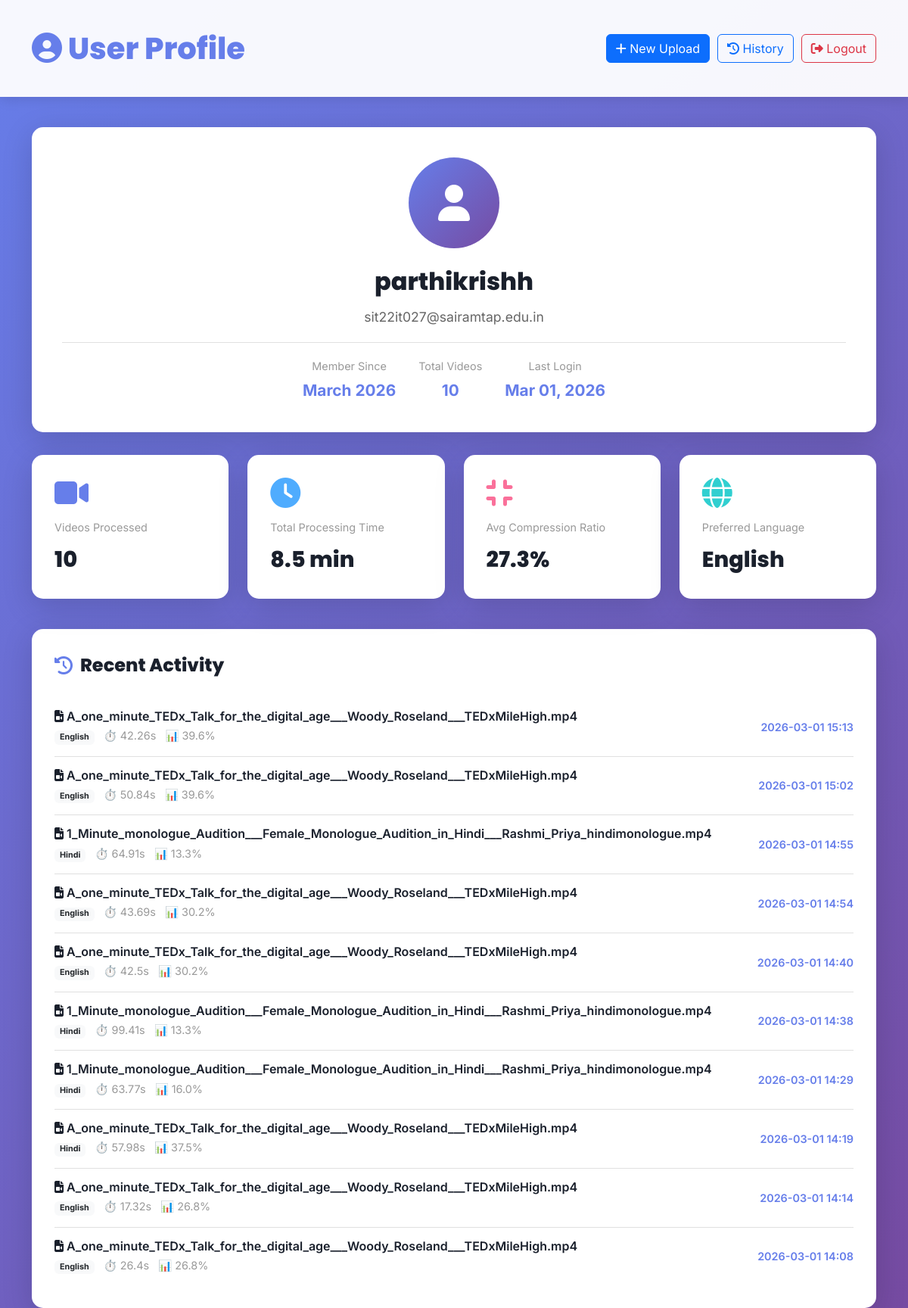
Screenshot of /profile (signed in) with the database file from the repository.
### models.py (models this page shows, shortened)
class User(UserMixin, db.Model):
    __tablename__ = 'users'
    id = db.Column(db.Integer, primary_key=True)
    username = db.Column(db.String(80), unique=True, nullable=False, index=True)
    email = db.Column(db.String(120), unique=True, nullable=False, index=True)
    password_hash = db.Column(db.String(255), nullable=False)
    created_at = db.Column(db.DateTime, default=datetime.utcnow)
    last_login = db.Column(db.DateTime)
    is_active = db.Column(db.Boolean, default=True)
    processing_history = db.relationship('ProcessingHistory', backref='user', lazy='dynamic', cascade='all, delete-orphan')
    def get_stats(self):
        history = self.processing_history.all()
        return {
            'total_videos': len(history),
            'total_processing_time': sum(h.processing_time or 0 for h in history),
            'avg_compression_ratio': sum(h.compression_ratio or 0 for h in history) / len(history) if history else 0,
            'preferred_language': self._get_preferred_language()
        }
    def _get_preferred_language(self):
        history = self.processing_history.all()
        if not history:
            return 'English'
        languages = [h.language for h in history if h.language]
        return max(set(languages), key=languages.count) if languages else 'English'

class ProcessingHistory(db.Model):
    __tablename__ = 'processing_history'
    id = db.Column(db.Integer, primary_key=True)
    user_id = db.Column(db.Integer, db.ForeignKey('users.id'), nullable=False, index=True)
    video_filename = db.Column(db.String(255), nullable=False)
    original_video_size = db.Column(db.Float)  # in MB
    language_detected = db.Column(db.String(50), default='English')
    language = db.Column(db.String(50), default='English')  # User selected language
    audio_path = db.Column(db.String(500))
    transcript_path = db.Column(db.String(500))
    summary_path = db.Column(db.String(500))
    summary_audio_path = db.Column(db.String(500))
    transcript_length = db.Column(db.Integer)  # number of words
    summary_length = db.Column(db.Integer)  # number of words
    compression_ratio = db.Column(db.Float)  # summary_length / transcript_length
    processing_time = db.Column(db.Float)  # in seconds
    extraction_time = db.Column(db.Float)
    transcription_time = db.Column(db.Float)
    summarization_time = db.Column(db.Float)
    tts_time = db.Column(db.Float)
    status = db.Column(db.String(50), default='completed')  # completed, failed, pending
    error_message = db.Column(db.Text)
    created_at = db.Column(db.DateTime, default=datetime.utcnow, index=True)
    updated_at = db.Column(db.DateTime, default=datetime.utcnow, onupdate=datetime.utcnow)

### auth.py (the view)
@auth_bp.route('/profile', methods=['GET'])
@login_required
def profile():
    stats = current_user.get_stats()
    history = current_user.processing_history.order_by(
        ProcessingHistory.created_at.desc()
    ).limit(10).all()
    return render_template('profile.html', stats=stats, history=history)

### app.py (called while the page is built)
@login_manager.user_loader
def load_user(user_id):
    return User.query.get(int(user_id))

### templates/profile.html (shortened to what this page needs)
<!DOCTYPE html>
<html lang="en">
<head>
    <link href="https://cdn.jsdelivr.net/npm/bootstrap@5.3.3/dist/css/bootstrap.min.css" rel="stylesheet">
    <link rel="stylesheet" href="https://cdnjs.cloudflare.com/ajax/libs/font-awesome/6.4.0/css/all.min.css">
</head>
<body>
    <div class="header">
        <div class="container">
            <div class="header-content">
                <div class="header-title">
                    <h1><i class="fas fa-user-circle"></i> User Profile</h1>
                </div>
                <div class="nav-buttons">
                    <a href="{{ url_for('home') }}" class="btn btn-primary">
                        <i class="fas fa-plus"></i> New Upload
                    </a>
                    <a href="{{ url_for('history') }}" class="btn btn-outline-primary">
                        <i class="fas fa-history"></i> History
                    </a>
                    <a href="{{ url_for('auth.logout') }}" class="btn btn-outline-danger">
                        <i class="fas fa-sign-out-alt"></i> Logout
                    </a>
                </div>
            </div>
        </div>
    </div>
    <div class="container">
        <div class="profile-card">
            <div class="profile-avatar">
                <i class="fas fa-user"></i>
            </div>
            <div class="profile-username">{{ current_user.username }}</div>
            <div class="profile-email">{{ current_user.email }}</div>
            <div class="profile-meta">
                <div class="meta-item">
                    <div class="meta-label">Member Since</div>
                    <div class="meta-value">{{ current_user.created_at.strftime('%B %Y') }}</div>
                </div>
                <div class="meta-item">
                    <div class="meta-label">Total Videos</div>
                    <div class="meta-value">{{ stats.total_videos }}</div>
                </div>
                <div class="meta-item">
                    <div class="meta-label">Last Login</div>
                    <div class="meta-value">
                        {% if current_user.last_login %}
                            {{ current_user.last_login.strftime('%b %d, %Y') }}
                        {% else %}
                            First Login
                        {% endif %}
                    </div>
                </div>
            </div>
        </div>
        <div class="stats-container">
            <div class="stat-card">
                <i class="fas fa-video stat-icon videos"></i>
                <div class="stat-label">Videos Processed</div>
                <div class="stat-value">{{ stats.total_videos }}</div>
            </div>
            <div class="stat-card">
                <i class="fas fa-clock stat-icon time"></i>
                <div class="stat-label">Total Processing Time</div>
                <div class="stat-value">{{ (stats.total_processing_time / 60)|round(1) }} min</div>
            </div>
            <div class="stat-card">
                <i class="fas fa-compress stat-icon compression"></i>
                <div class="stat-label">Avg Compression Ratio</div>
                <div class="stat-value">{{ (stats.avg_compression_ratio * 100)|round(1) }}%</div>
            </div>
            <div class="stat-card">
                <i class="fas fa-globe stat-icon language"></i>
                <div class="stat-label">Preferred Language</div>
                <div class="stat-value">{{ stats.preferred_language }}</div>
            </div>
        </div>
        <div class="recent-activity">
            <div class="activity-title">
                <i class="fas fa-history"></i> Recent Activity
            </div>
            {% if history %}
                {% for item in history %}
                    <div class="activity-item">
                        <div class="activity-info">
                            <h6>
                                <i class="fas fa-file-video"></i>
                                {{ item.video_filename }}
                            </h6>
                            <p>
                                <span class="badge bg-light text-dark">{{ item.language }}</span>
                                <span class="ms-2">⏱️ {{ item.processing_time|round(2) }}s</span>
                                <span class="ms-2">📊 {{ (item.compression_ratio * 100)|round(1) }}%</span>
                            </p>
                        </div>
                        <div class="activity-time">
                            {{ item.created_at.strftime('%Y-%m-%d %H:%M') }}
                        </div>
                    </div>
                {% endfor %}
            {% else %}
                <div class="empty-activity">
                    <i class="fas fa-inbox" style="font-size: 2rem; margin-bottom: 15px;"></i>
                    <p>No recent activity. Start uploading videos to see your stats!</p>
                </div>
            {% endif %}
        </div>
    </div>
</body>
</html>

### templates/profile.html (style rules this page uses)
body { background: linear-gradient(135deg, #667eea 0%, #764ba2 100%); font-family: 'Inter', sans-serif; min-height: 100vh; }
.header { background: rgba(255, 255, 255, 0.95); padding: 40px 0; margin-bottom: 40px; box-shadow: 0 4px 15px rgba(0, 0, 0, 0.1); }
.profile-card { background: white; border-radius: 15px; padding: 40px; box-shadow: 0 10px 40px rgba(0, 0, 0, 0.15); margin-bottom: 30px; text-align: center; }
.profile-avatar { width: 120px; height: 120px; background: linear-gradient(135deg, #667eea 0%, #764ba2 100%); border-radius: 50%; display: flex; align-items: center; justify-content: center; color: white; font-size: 3rem; margin: 0 auto 20px; }
.profile-username { font-family: 'Poppins', sans-serif; font-size: 2rem; font-weight: 800; color: #1a202c; margin-bottom: 10px; }
.profile-email { color: #666; font-size: 1.1rem; margin-bottom: 20px; }
.profile-meta { display: flex; justify-content: center; gap: 30px; padding-top: 20px; border-top: 1px solid #e0e0e0; margin-top: 20px; }
.meta-item { text-align: center; }
.meta-label { color: #999; font-size: 0.9rem; margin-bottom: 5px; }
.meta-value { font-size: 1.3rem; font-weight: 700; color: #667eea; }
.stats-container { display: grid; grid-template-columns: repeat(auto-fit, minmax(250px, 1fr)); gap: 25px; margin-bottom: 40px; }
.stat-card { background: white; border-radius: 15px; padding: 30px; box-shadow: 0 10px 40px rgba(0, 0, 0, 0.15); transition: transform 0.3s ease; }
.stat-icon { font-size: 2.5rem; margin-bottom: 15px; display: block; }
.stat-icon.videos { color: #667eea; }
.stat-icon.time { color: #4facfe; }
.stat-icon.compression { color: #fa709a; }
.stat-icon.language { color: #30cfd0; }
.stat-label { color: #999; font-size: 0.9rem; margin-bottom: 10px; }
.stat-value { font-family: 'Poppins', sans-serif; font-size: 1.8rem; font-weight: 800; color: #1a202c; }
.recent-activity { background: white; border-radius: 15px; padding: 30px; box-shadow: 0 10px 40px rgba(0, 0, 0, 0.15); }
.activity-title { font-family: 'Poppins', sans-serif; font-size: 1.5rem; font-weight: 800; color: #1a202c; margin-bottom: 25px; display: flex; align-items: center; }
.activity-title i { color: #667eea; margin-right: 10px; }
.activity-item { display: flex; justify-content: space-between; align-items: center; padding: 15px 0; border-bottom: 1px solid #e0e0e0; }
.activity-item:last-child { border-bottom: none; }
.activity-info h6 { color: #1a202c; font-weight: 600; margin-bottom: 5px; }
.activity-info p { color: #999; font-size: 0.9rem; margin-bottom: 0; }
.activity-time { color: #667eea; font-weight: 600; font-size: 0.9rem; }
.nav-buttons { display: flex; justify-content: flex-end; gap: 10px; }
.header-content { display: flex; justify-content: space-between; align-items: center; }
.header-title h1 { color: #667eea; font-family: 'Poppins', sans-serif; font-weight: 800; margin-bottom: 0; }

### rows the page displays
User: username "parthikrishh", email "sit22it027@sairamtap.edu.in", created_at "March 2026", last_login "Mar 01, 2026"
ProcessingHistory: preferred_language "English", video_filename "A_one_minute_TEDx_Talk_for_the_digital_age___Woody_Roseland___TEDxMileHigh.mp4", language "English", processing_time "26.4", (item.compression_ratio*100)|round(1) "26.8", created_at "2026-03-01 14:08"
ProcessingHistory: video_filename "A_one_minute_TEDx_Talk_for_the_digital_age___Woody_Roseland___TEDxMileHigh.mp4", language "English", processing_time "42.26", (item.compression_ratio*100)|round(1) "39.6", created_at "2026-03-01 15:13"
ProcessingHistory: video_filename "A_one_minute_TEDx_Talk_for_the_digital_age___Woody_Roseland___TEDxMileHigh.mp4", language "English", processing_time "50.84", (item.compression_ratio*100)|round(1) "39.6", created_at "2026-03-01 15:02"
ProcessingHistory: video_filename "1_Minute_monologue_Audition___Female_Monologue_Audition_in_Hindi___Rashmi_Priya_hindimonologue.mp4", language "Hindi", processing_time "64.91", (item.compression_ratio*100)|round(1) "13.3", created_at "2026-03-01 14:55"
ProcessingHistory: video_filename "A_one_minute_TEDx_Talk_for_the_digital_age___Woody_Roseland___TEDxMileHigh.mp4", language "English", processing_time "43.69", (item.compression_ratio*100)|round(1) "30.2", created_at "2026-03-01 14:54"
ProcessingHistory: video_filename "A_one_minute_TEDx_Talk_for_the_digital_age___Woody_Roseland___TEDxMileHigh.mp4", language "English", processing_time "42.5", (item.compression_ratio*100)|round(1) "30.2", created_at "2026-03-01 14:40"
ProcessingHistory: video_filename "1_Minute_monologue_Audition___Female_Monologue_Audition_in_Hindi___Rashmi_Priya_hindimonologue.mp4", language "Hindi", processing_time "99.41", (item.compression_ratio*100)|round(1) "13.3", created_at "2026-03-01 14:38"
ProcessingHistory: video_filename "1_Minute_monologue_Audition___Female_Monologue_Audition_in_Hindi___Rashmi_Priya_hindimonologue.mp4", language "Hindi", processing_time "63.77", (item.compression_ratio*100)|round(1) "16.0", created_at "2026-03-01 14:29"
ProcessingHistory: video_filename "A_one_minute_TEDx_Talk_for_the_digital_age___Woody_Roseland___TEDxMileHigh.mp4", language "Hindi", processing_time "57.98", (item.compression_ratio*100)|round(1) "37.5", created_at "2026-03-01 14:19"
ProcessingHistory: video_filename "A_one_minute_TEDx_Talk_for_the_digital_age___Woody_Roseland___TEDxMileHigh.mp4", language "English", processing_time "17.32", (item.compression_ratio*100)|round(1) "26.8", created_at "2026-03-01 14:14"

### other values shown
{{ stats.total_videos }} "10"
{{ (stats.total_processing_time / 60)|round(1) }} "8.5"
{{ (stats.avg_compression_ratio * 100)|round(1) }} "27.3"
